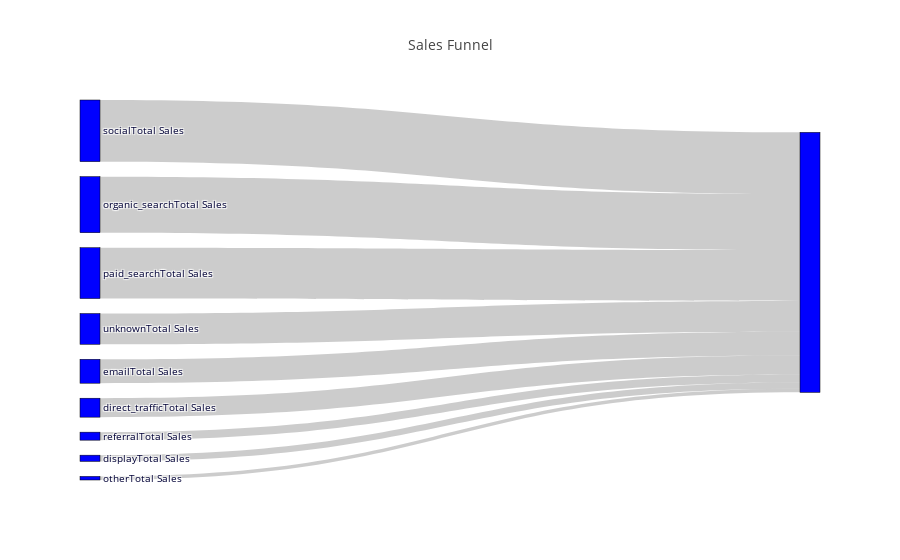

Write notebook code for a chart like this one.
### Code cell
origins = Origin_info['Origin']
total_sales = Origin_info['Total Sales']

labels = origins + ['Total Sales']

sources = list(range(len(origins)))  
targets = [len(origins)] * len(origins)  

fig = go.Figure(go.Sankey(
    node=dict(
        pad=15,
        thickness=20,
        line=dict(color="black", width=0.5),
        label=labels,
        color="blue"
    ),
    link=dict(
        source=sources,
        target=targets,
        value=total_sales
    )
))

fig.update_layout(title_text="Sales Funnel", font_size=10)
fig.show()

### Figure 1 — Plotly figure (JSON) as saved in the notebook; plotly's stock layout.template omitted (floating-point values rounded to 4 significant figures)
{"data": [{"link": {"source": [0, 1, 2, 3, 4, 5, 6, 7, 8], "target": [9, 9, 9, 9, 9, 9, 9, 9, 9], "value": [10280, 9350, 8475, 5125, 3990, 3160, 1335, 1040, 600]}, "node": {"color": "blue", "label": ["socialTotal Sales", "organic_searchTotal Sales", "paid_searchTotal Sales", "unknownTotal Sales", "emailTotal Sales", "direct_trafficTotal Sales", "referralTotal Sales", "displayTotal Sales", "otherTotal Sales"], "line": {"color": "black", "width": 0.5}, "pad": 15, "thickness": 20}, "type": "sankey"}], "layout": {"font": {"size": 10}, "title": {"text": "Sales Funnel"}}}
